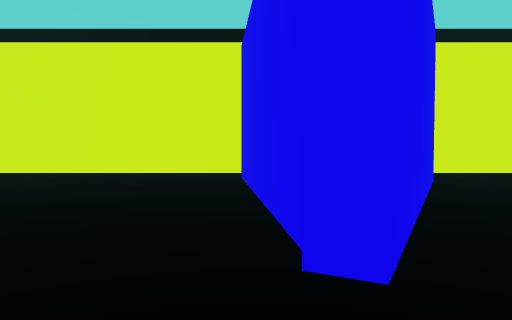
view 1 (above)

24 first-person views from a walk through a Unity game level. The camera is 1.5 m above the floor, tilts 2° down and sees 70° across. The floor is counted in squares, 2 m on a side. Each view is taken from the middle of a square. On the plan, view 1 faces up. The plan holds only what a view shows up to about 11 squares ahead; the rest is blank. The place goes on beyond the plan.

view 2
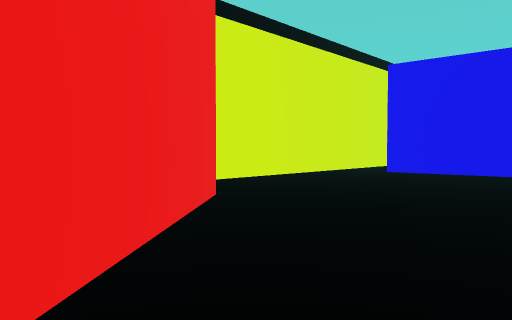

view 3
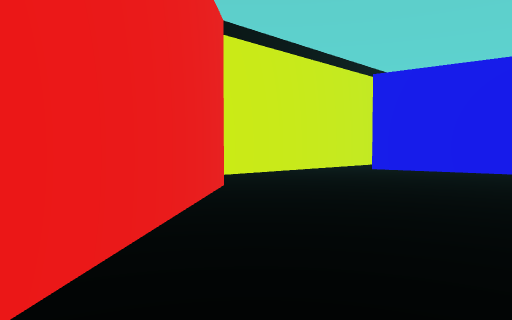

view 4
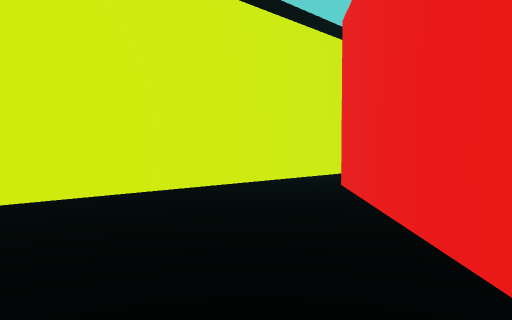

view 5
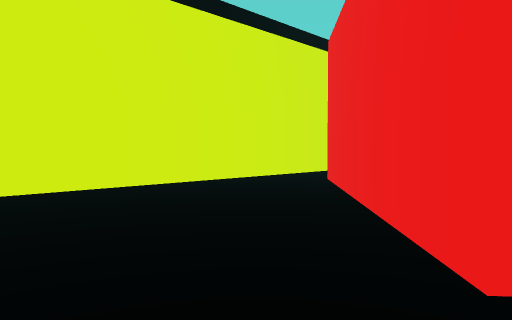

view 6
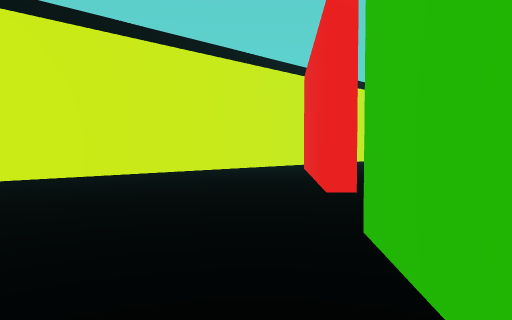

view 7
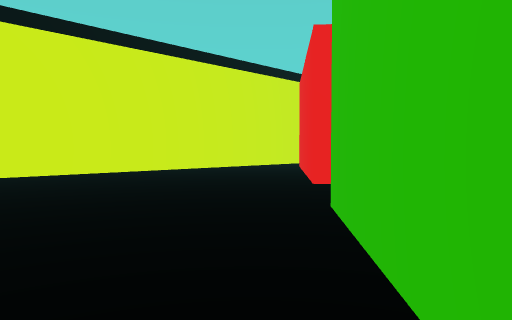

view 8
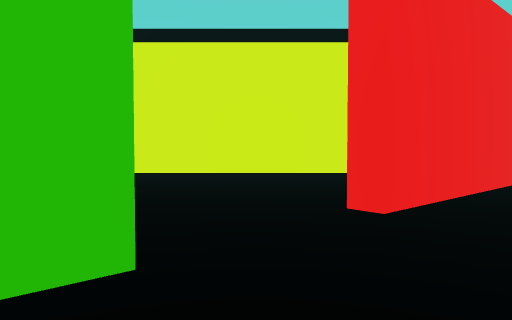

view 9
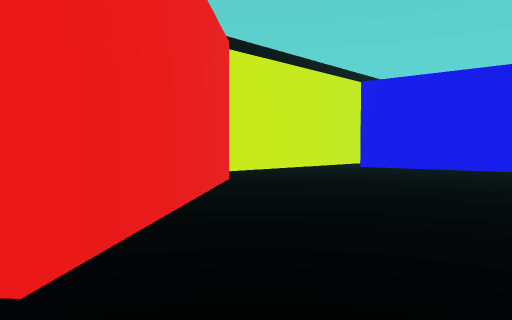

view 10
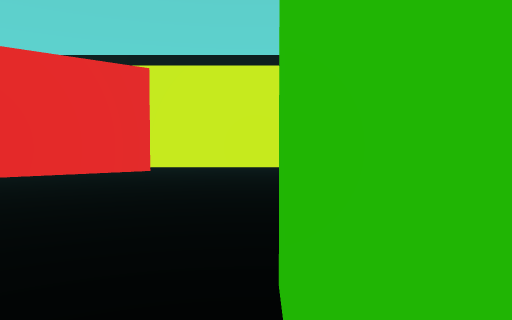

view 11
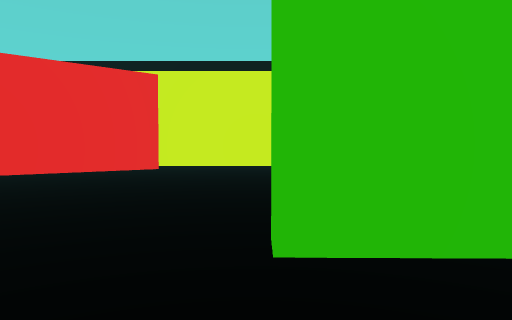

view 12
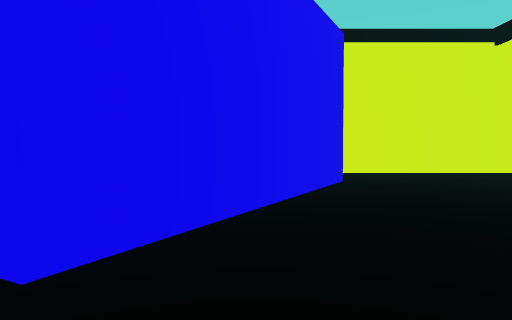

view 13
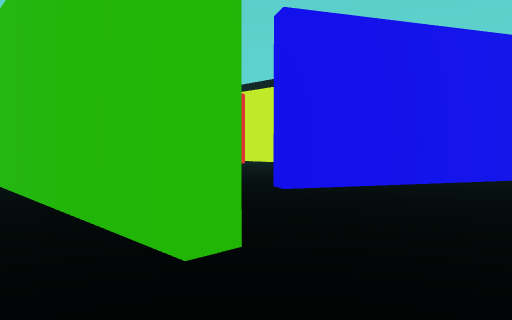

view 14
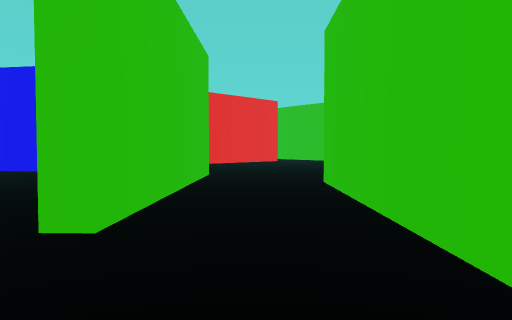

view 15
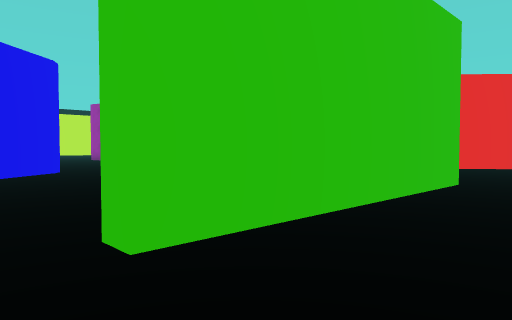

view 16
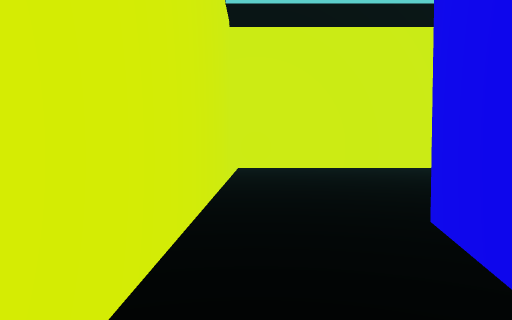

view 17
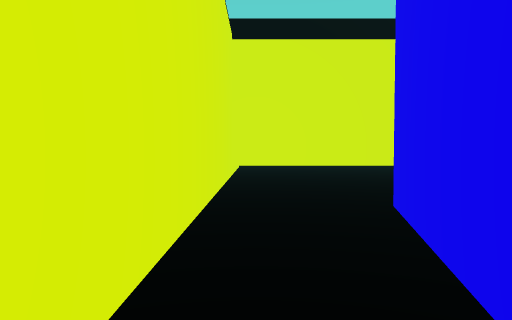

view 18
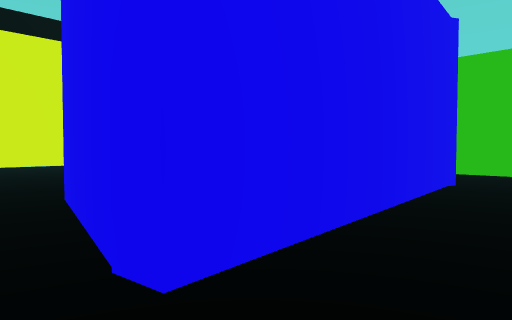

view 19
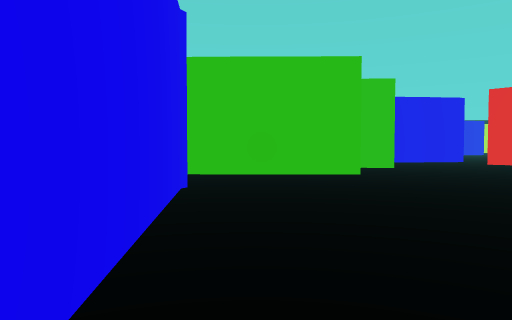

view 20
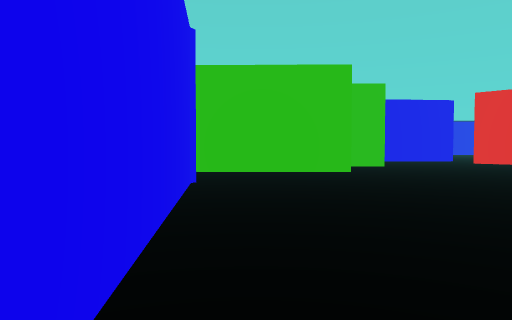

view 21
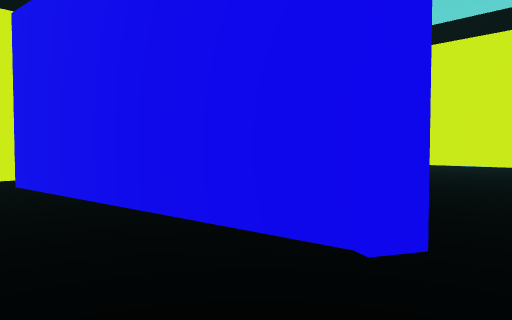

view 22
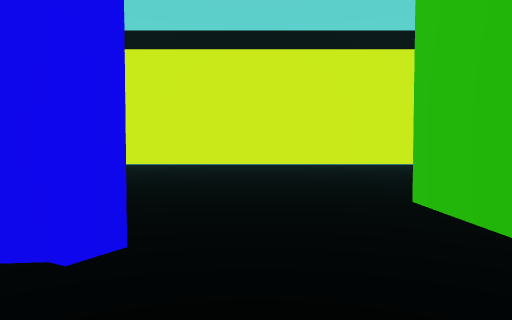

view 23
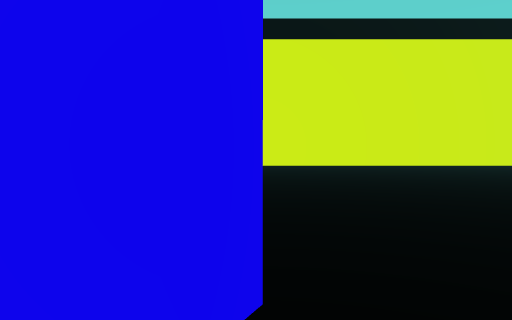

view 24
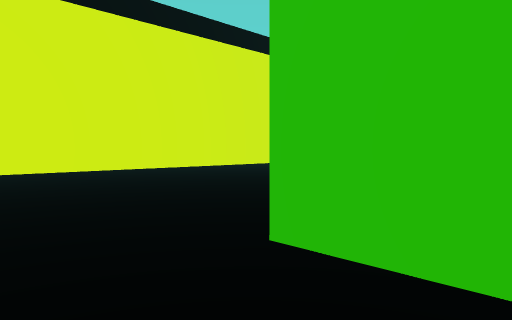

### Floor plan
Points are (right, up) in squares from view 1. A wall is a line through its corners. A room is listed if a view was taken in it or the views show most of it. See-through windows are left out.
Room 1 (views 1, 2, 3, 8, 9, 10, 17, 18, 19, 20, 21, 22, 23)
walls: (-3.9, -1.5) (-3.9, -1) (0.5, -1.1); (-9, 7.8) (-7.7, 8.9); (-6.1, -4.3) (-4.6, -4.3); (-7.4, 8.5) (-12.6, 4.1); (0.7, 2) (0.4, 2.1) (-0.4, 9); (-14.7, 2.3) (-15.3, 1.7); (-0.4, 10.6) (-10.4, 10.6)
ways out: opening at (-9.5, 9.5) to room 2; opening at (-5.2, -5) to room 3; opening at (0, 10) to room 3; opening at (1, 0.5) to room 3
Room 2 (views 4, 5, 6, 7)
walls: (-12.6, 4.1) (-12.9, 4.5) (-9, 7.8); (-18, 0.1) (-15, 2.6); (-10.4, 10.6) (-17.6, 10.6)
ways out: opening at (-9.5, 9.5) to room 1
Room 3 (views 11, 12, 13, 14, 15, 16, 24)
walls: (-1.6, -13.9) (-1.4, -13.5) (0.2, -12.3); (-4.6, -4.3) (0.8, -4.4) (0.8, -5); (0.5, -1.1) (3, -1.1) (3, -1.6) (-3.9, -1.5); (8.8, -6.8) (8.8, 10.8); (-0.4, 9) (0.1, 9.1) (3.7, 8.2); (3.9, 8.1) (0.7, 2); (9.5, 10.6) (-0.4, 10.6)
ways out: opening at (-5.2, -5) to room 1; opening at (0, 10) to room 1; opening at (1, 0.5) to room 1

Positions as (right, up) in squares from view 1, and headings:
1: (0, 0), facing up
2: (-11, 4), facing up-right
3: (-12, 3), facing up-right
4: (-14, 5), facing up-right
5: (-15, 4), facing up-right
6: (-18, 1), facing up-right
7: (-19, 0), facing up-right
8: (-14, 0), facing up
9: (-13, 2), facing up-right
10: (-4, -3), facing up
11: (-4, -4), facing up
12: (2, 0), facing up
13: (5, -3), facing up-left
14: (4, -3), facing left
15: (2, -2), facing down-left
16: (0, 10), facing right
17: (-1, 10), facing right
18: (-2, 10), facing down-right
19: (-1, 9), facing down
20: (-1, 10), facing down
21: (-2, 1), facing up-right
22: (-2, 1), facing right
23: (-1, 2), facing right
24: (1, 1), facing down-right
